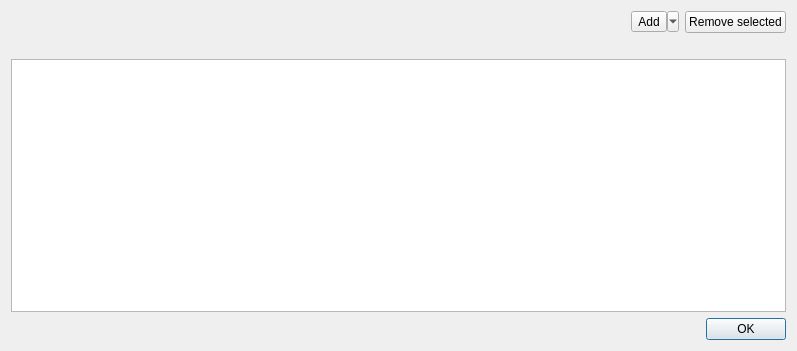
<?xml version="1.0" encoding="UTF-8"?>
<ui version="4.0">
 <class>SignalsDialog</class>
 <widget class="QDialog" name="SignalsDialog">
  <property name="geometry">
   <rect>
    <x>0</x>
    <y>0</y>
    <width>797</width>
    <height>351</height>
   </rect>
  </property>
  <property name="windowTitle">
   <string>Signals</string>
  </property>
  <layout class="QVBoxLayout" name="verticalLayout">
   <item>
    <layout class="QHBoxLayout" name="horizontalLayout">
     <item>
      <spacer name="horizontalSpacer">
       <property name="orientation">
        <enum>Qt::Orientation::Horizontal</enum>
       </property>
       <property name="sizeHint" stdset="0">
        <size>
         <width>40</width>
         <height>20</height>
        </size>
       </property>
      </spacer>
     </item>
     <item>
      <widget class="QToolButton" name="btnAdd">
       <property name="text">
        <string>Add</string>
       </property>
       <property name="popupMode">
        <enum>QToolButton::ToolButtonPopupMode::MenuButtonPopup</enum>
       </property>
       <property name="autoRaise">
        <bool>false</bool>
       </property>
       <property name="arrowType">
        <enum>Qt::ArrowType::NoArrow</enum>
       </property>
      </widget>
     </item>
     <item>
      <widget class="QPushButton" name="btnRemove">
       <property name="text">
        <string>Remove selected</string>
       </property>
      </widget>
     </item>
    </layout>
   </item>
   <item>
    <widget class="QLabel" name="dataPointLimitWarningLabel">
     <property name="visible">
      <bool>false</bool>
     </property>
     <property name="wordWrap">
      <bool>true</bool>
     </property>
     <property name="text">
      <string/>
     </property>
    </widget>
   </item>
   <item>
    <widget class="QTableView" name="signalView">
     <property name="minimumSize">
      <size>
       <width>300</width>
       <height>0</height>
      </size>
     </property>
     <attribute name="horizontalHeaderMinimumSectionSize">
      <number>30</number>
     </attribute>
    </widget>
   </item>
   <item>
    <widget class="QDialogButtonBox" name="buttonBox">
     <property name="orientation">
      <enum>Qt::Orientation::Horizontal</enum>
     </property>
     <property name="standardButtons">
      <set>QDialogButtonBox::StandardButton::Ok</set>
     </property>
    </widget>
   </item>
  </layout>
 </widget>
 <tabstops>
  <tabstop>btnAdd</tabstop>
  <tabstop>btnRemove</tabstop>
  <tabstop>signalView</tabstop>
 </tabstops>
 <resources/>
 <connections>
  <connection>
   <sender>buttonBox</sender>
   <signal>accepted()</signal>
   <receiver>SignalsDialog</receiver>
   <slot>accept()</slot>
   <hints>
    <hint type="sourcelabel">
     <x>248</x>
     <y>254</y>
    </hint>
    <hint type="destinationlabel">
     <x>157</x>
     <y>274</y>
    </hint>
   </hints>
  </connection>
  <connection>
   <sender>buttonBox</sender>
   <signal>rejected()</signal>
   <receiver>SignalsDialog</receiver>
   <slot>reject()</slot>
   <hints>
    <hint type="sourcelabel">
     <x>316</x>
     <y>260</y>
    </hint>
    <hint type="destinationlabel">
     <x>286</x>
     <y>274</y>
    </hint>
   </hints>
  </connection>
 </connections>
</ui>
